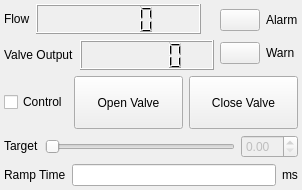
<?xml version="1.0" encoding="UTF-8"?>
<ui version="4.0">
 <class>FrmFlowController</class>
 <widget class="QMainWindow" name="FrmFlowController">
  <property name="geometry">
   <rect>
    <x>0</x>
    <y>0</y>
    <width>302</width>
    <height>190</height>
   </rect>
  </property>
  <property name="windowTitle">
   <string>Flow Controller</string>
  </property>
  <widget class="QWidget" name="widget">
   <layout class="QVBoxLayout" name="verticalLayout_3">
    <property name="margin">
     <number>4</number>
    </property>
    <item>
     <layout class="QHBoxLayout" name="horizontalLayout_6">
      <item>
       <layout class="QVBoxLayout" name="verticalLayout_2">
        <item>
         <layout class="QHBoxLayout" name="horizontalLayout">
          <item>
           <widget class="QLabel" name="textLabel2_4">
            <property name="sizePolicy">
             <sizepolicy hsizetype="Preferred" vsizetype="Fixed">
              <horstretch>0</horstretch>
              <verstretch>0</verstretch>
             </sizepolicy>
            </property>
            <property name="text">
             <string>Flow</string>
            </property>
            <property name="wordWrap">
             <bool>false</bool>
            </property>
           </widget>
          </item>
          <item>
           <widget class="QLCDNumber" name="m_lcdFlow">
            <property name="sizePolicy">
             <sizepolicy hsizetype="MinimumExpanding" vsizetype="Minimum">
              <horstretch>0</horstretch>
              <verstretch>0</verstretch>
             </sizepolicy>
            </property>
            <property name="minimumSize">
             <size>
              <width>0</width>
              <height>30</height>
             </size>
            </property>
           </widget>
          </item>
          <item>
           <widget class="QLabel" name="m_lblUnit">
            <property name="sizePolicy">
             <sizepolicy hsizetype="Preferred" vsizetype="Fixed">
              <horstretch>0</horstretch>
              <verstretch>0</verstretch>
             </sizepolicy>
            </property>
            <property name="text">
             <string/>
            </property>
            <property name="wordWrap">
             <bool>false</bool>
            </property>
           </widget>
          </item>
         </layout>
        </item>
        <item>
         <layout class="QHBoxLayout" name="horizontalLayout_5">
          <item>
           <widget class="QLabel" name="textLabel2_7">
            <property name="sizePolicy">
             <sizepolicy hsizetype="Preferred" vsizetype="Fixed">
              <horstretch>0</horstretch>
              <verstretch>0</verstretch>
             </sizepolicy>
            </property>
            <property name="text">
             <string>Valve Output</string>
            </property>
            <property name="wordWrap">
             <bool>false</bool>
            </property>
           </widget>
          </item>
          <item>
           <widget class="QLCDNumber" name="m_lcdValve">
            <property name="sizePolicy">
             <sizepolicy hsizetype="MinimumExpanding" vsizetype="Minimum">
              <horstretch>0</horstretch>
              <verstretch>0</verstretch>
             </sizepolicy>
            </property>
            <property name="minimumSize">
             <size>
              <width>0</width>
              <height>30</height>
             </size>
            </property>
           </widget>
          </item>
         </layout>
        </item>
       </layout>
      </item>
      <item>
       <layout class="QVBoxLayout" name="verticalLayout">
        <item>
         <layout class="QHBoxLayout" name="horizontalLayout_3">
          <item>
           <widget class="QPushButton" name="m_ledAlarm" native="true"/>
          </item>
          <item>
           <widget class="QLabel" name="textLabel2_10">
            <property name="sizePolicy">
             <sizepolicy hsizetype="Preferred" vsizetype="Fixed">
              <horstretch>0</horstretch>
              <verstretch>0</verstretch>
             </sizepolicy>
            </property>
            <property name="text">
             <string>Alarm</string>
            </property>
            <property name="wordWrap">
             <bool>false</bool>
            </property>
           </widget>
          </item>
         </layout>
        </item>
        <item>
         <layout class="QHBoxLayout" name="horizontalLayout_4">
          <item>
           <widget class="QPushButton" name="m_ledWarning" native="true"/>
          </item>
          <item>
           <widget class="QLabel" name="textLabel2_11">
            <property name="sizePolicy">
             <sizepolicy hsizetype="Preferred" vsizetype="Fixed">
              <horstretch>0</horstretch>
              <verstretch>0</verstretch>
             </sizepolicy>
            </property>
            <property name="text">
             <string>Warn</string>
            </property>
            <property name="wordWrap">
             <bool>false</bool>
            </property>
           </widget>
          </item>
         </layout>
        </item>
       </layout>
      </item>
     </layout>
    </item>
    <item>
     <layout class="QHBoxLayout" name="horizontalLayout_7">
      <item>
       <widget class="QCheckBox" name="m_ckbControl">
        <property name="sizePolicy">
         <sizepolicy hsizetype="Fixed" vsizetype="Fixed">
          <horstretch>0</horstretch>
          <verstretch>0</verstretch>
         </sizepolicy>
        </property>
        <property name="text">
         <string>Control</string>
        </property>
       </widget>
      </item>
      <item>
       <widget class="QPushButton" name="m_btnOpenValve">
        <property name="sizePolicy">
         <sizepolicy hsizetype="Preferred" vsizetype="Preferred">
          <horstretch>0</horstretch>
          <verstretch>0</verstretch>
         </sizepolicy>
        </property>
        <property name="text">
         <string>Open Valve</string>
        </property>
       </widget>
      </item>
      <item>
       <widget class="QPushButton" name="m_btnCloseValve">
        <property name="sizePolicy">
         <sizepolicy hsizetype="Preferred" vsizetype="Preferred">
          <horstretch>0</horstretch>
          <verstretch>0</verstretch>
         </sizepolicy>
        </property>
        <property name="text">
         <string>Close Valve</string>
        </property>
       </widget>
      </item>
     </layout>
    </item>
    <item>
     <layout class="QHBoxLayout" name="horizontalLayout_2">
      <item>
       <widget class="QLabel" name="textLabel2_6">
        <property name="sizePolicy">
         <sizepolicy hsizetype="Preferred" vsizetype="Fixed">
          <horstretch>0</horstretch>
          <verstretch>0</verstretch>
         </sizepolicy>
        </property>
        <property name="text">
         <string>Target</string>
        </property>
        <property name="wordWrap">
         <bool>false</bool>
        </property>
       </widget>
      </item>
         <item>
          <widget class="QSlider" name="m_slTarget">
           <property name="orientation">
            <enum>Qt::Horizontal</enum>
           </property>
          </widget>
         </item>
         <item>
          <widget class="QDoubleSpinBox" name="m_dblTarget">
           <property name="enabled">
            <bool>false</bool>
           </property>
           <property name="maxValue" stdset="0">
            <number>2</number>
           </property>
           <property name="precision" stdset="0">
            <number>2</number>
           </property>
          </widget>
         </item>
     </layout>
    </item>
    <item>
     <layout class="QHBoxLayout" name="_5">
      <item>
       <widget class="QLabel" name="textLabel2_9">
        <property name="sizePolicy">
         <sizepolicy hsizetype="Preferred" vsizetype="Fixed">
          <horstretch>0</horstretch>
          <verstretch>0</verstretch>
         </sizepolicy>
        </property>
        <property name="text">
         <string>Ramp Time</string>
        </property>
        <property name="wordWrap">
         <bool>false</bool>
        </property>
       </widget>
      </item>
      <item>
       <widget class="QLineEdit" name="m_edRampTime"/>
      </item>
      <item>
       <widget class="QLabel" name="textLabel3_6">
        <property name="sizePolicy">
         <sizepolicy hsizetype="Preferred" vsizetype="Fixed">
          <horstretch>0</horstretch>
          <verstretch>0</verstretch>
         </sizepolicy>
        </property>
        <property name="text">
         <string>ms</string>
        </property>
        <property name="wordWrap">
         <bool>false</bool>
        </property>
       </widget>
      </item>
     </layout>
    </item>
   </layout>
  </widget>
 </widget>
 <layoutdefault spacing="6" margin="11"/>
 <pixmapfunction>qPixmapFromMimeSource</pixmapfunction>
 <customwidgets>
 </customwidgets>
 <tabstops>
  <tabstop>m_ckbControl</tabstop>
  <tabstop>m_btnOpenValve</tabstop>
  <tabstop>m_btnCloseValve</tabstop>
  <tabstop>m_edRampTime</tabstop>
 </tabstops>
 <includes>
 </includes>
 <resources/>
 <connections/>
</ui>
